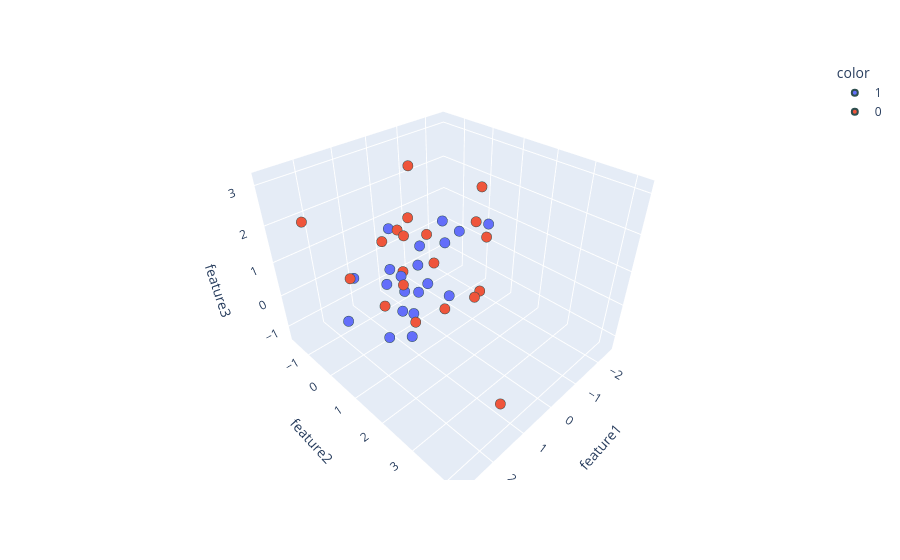

Notebook code for this chart:
### Code cell
import plotly.express as px
fig = px.scatter_3d(df , x= df['feature1'] , y =df['feature2'] , z=df['feature3'] , 
                    color=df['target'].astype('str'))

fig.update_traces(marker=dict(size=6 , line = dict(width=2 , color='DarkSlateGrey')) ,
                  selector=dict(mode='markers'))
fig.show()

### Figure 1 — Plotly figure (JSON) as saved in the notebook; plotly's stock layout.template omitted (floating-point values rounded to 4 significant figures)
{"data": [{"hovertemplate": "color=1<br>feature1=%{x}<br>feature2=%{y}<br>feature3=%{z}<extra></extra>", "legendgroup": "1", "marker": {"color": "#636efa", "line": {"color": "DarkSlateGrey", "width": 2}, "size": 6, "symbol": "circle"}, "mode": "markers", "name": "1", "scene": "scene", "showlegend": true, "type": "scatter3d", "x": [-0.3675, 0.4206, 1.968, -2.506, 0.3223, -0.3316, 0.667, -1.01, 0.2411, -0.04544, -0.9926, -0.4208, 0.9486, 1.415, 1.045, -1.838, 0.1901, -0.02254, 1.267, 1.772], "y": [-1.137, 0.4116, -0.5478, 0.147, 0.06034, -1.632, 0.02581, 0.4417, -0.9525, 1.041, -0.1613, -0.552, 0.7017, 0.4577, 0.5382, -0.9388, 0.5121, 0.01342, 0.1736, -0.3475], "z": [-1.322, -0.07132, -0.6794, 0.6062, -1.043, 0.6191, -0.7776, 1.129, -0.1363, -0.09403, 1.192, -0.1211, -1.051, 0.7289, 0.8121, -0.2018, 0.1315, 0.9359, -1.223, 0.6701]}, {"hovertemplate": "color=0<br>feature1=%{x}<br>feature2=%{y}<br>feature3=%{z}<extra></extra>", "legendgroup": "0", "marker": {"color": "#EF553B", "line": {"color": "DarkSlateGrey", "width": 2}, "size": 6, "symbol": "circle"}, "mode": "markers", "name": "0", "scene": "scene", "showlegend": true, "type": "scatter3d", "x": [0.1771, 1.425, 2.224, -0.7233, 2.823, -1.39, 0.3849, 1.677, 1.438, 0.2907, 0.7319, -1.028, -0.7643, 2.011, 0.8989, 1.01, 1.251, 0.2046, 0.7489, 1.234], "y": [-0.5981, 1.441, 0.2304, 1.461, -0.3329, 0.6667, 1.324, 4.188, 1.1, 0.867, 0.5174, 1.131, 1.567, 1.921, 0.436, 1.438, 0.1864, -0.01154, 2.593, 0.05278], "z": [1.227, 0.1826, 1.192, -0.08537, 2.637, 1.344, -0.1032, -0.08056, 1.065, 0.9826, 2.245, 2.603, 1.549, 2.933, 0.821, 2.328, 1.704, 3.151, 1.171, -0.2616]}], "layout": {"legend": {"title": {"text": "color"}, "tracegroupgap": 0}, "margin": {"t": 60}, "scene": {"domain": {"x": [0, 1], "y": [0, 1]}, "xaxis": {"title": {"text": "feature1"}}, "yaxis": {"title": {"text": "feature2"}}, "zaxis": {"title": {"text": "feature3"}}}}}
